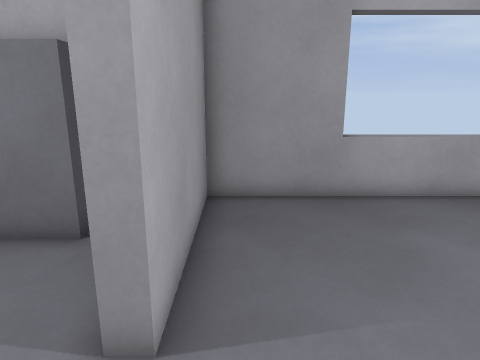
[1] (above)

20 first-person views from a walk through a level from a Godot 3-D game. The camera is 1.5 m above the floor, tilts 14° down and sees 70° across. The floor is counted in squares, 0.5 m on a side. Each view is taken from the middle of a square. On the plan, view 1 faces up. The plan holds only what a view shows up to about 20 squares ahead; the rest is blank. The place goes on beyond the plan.

[2]
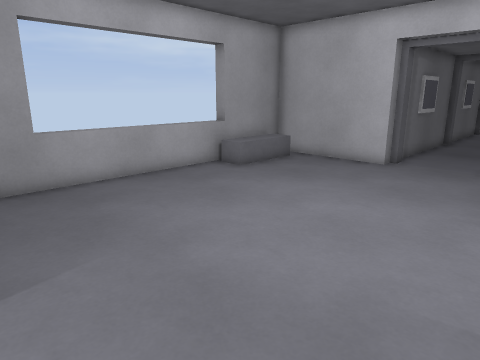

[3]
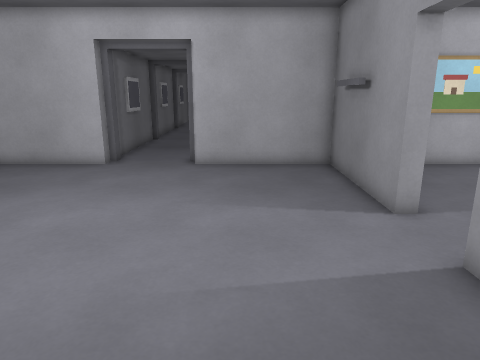

[4]
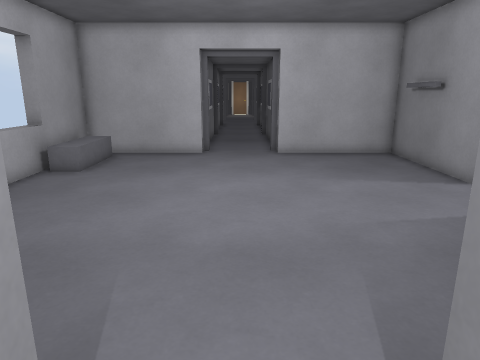

[5]
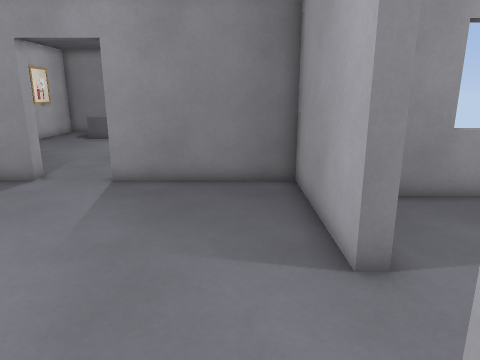

[6]
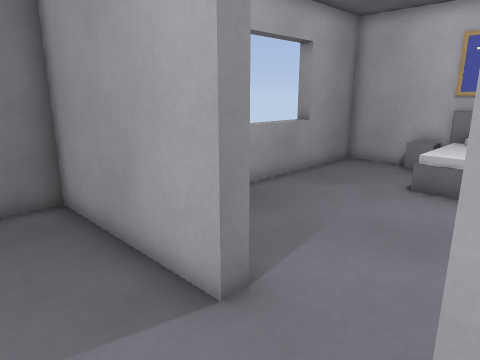

[7]
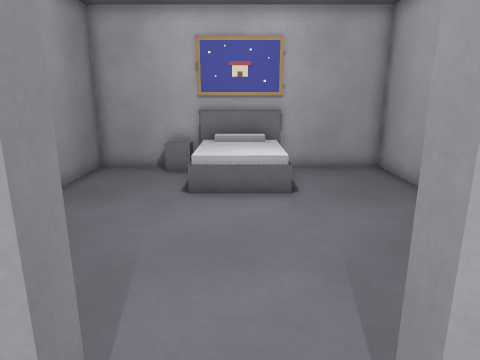

[8]
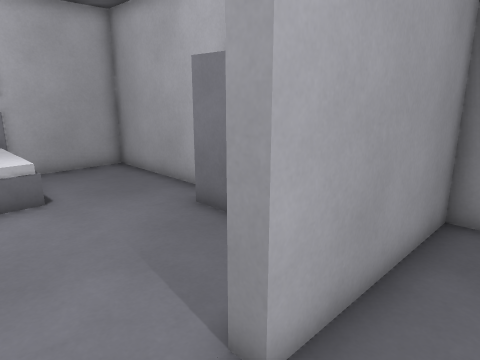

[9]
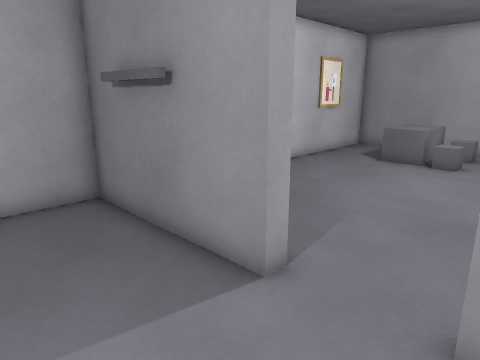

[10]
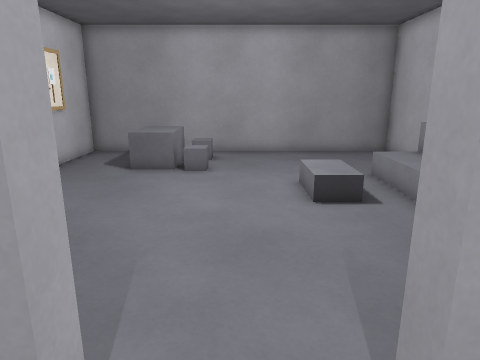

[11]
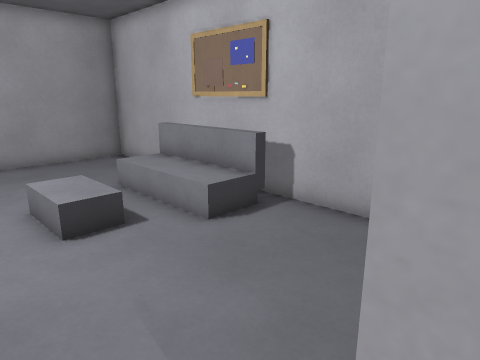

[12]
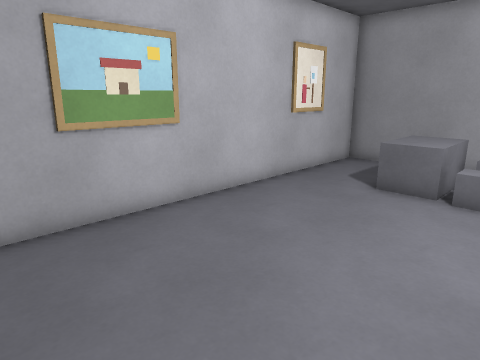

[13]
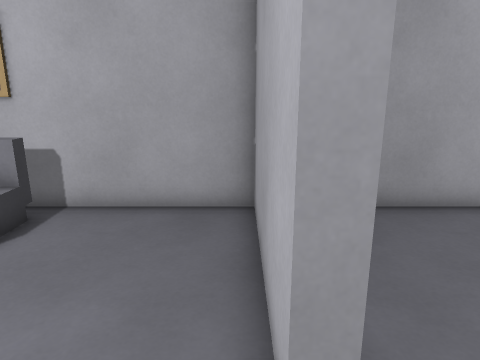

[14]
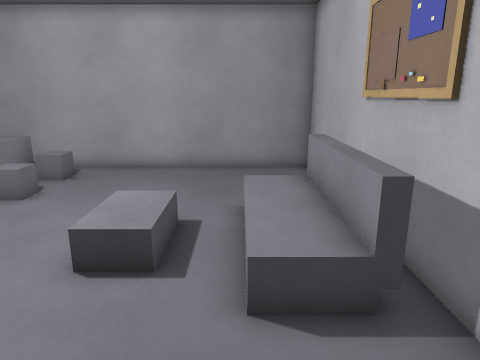

[15]
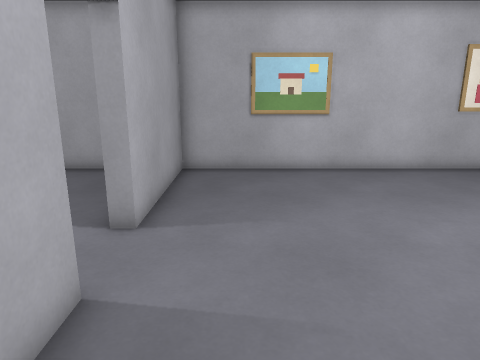

[16]
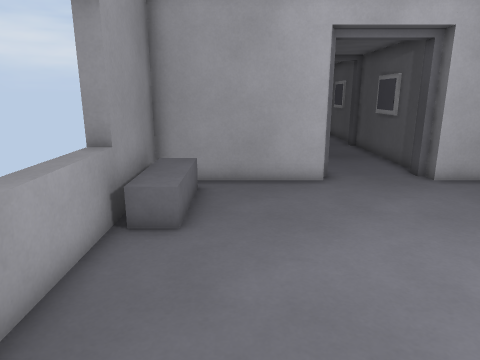

[17]
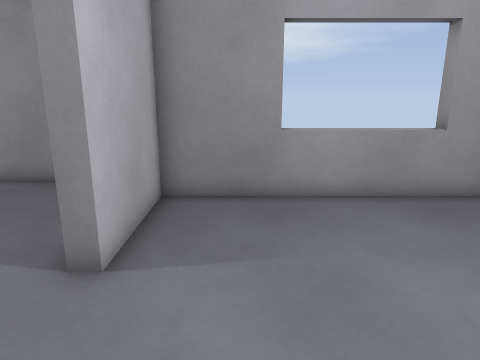

[18]
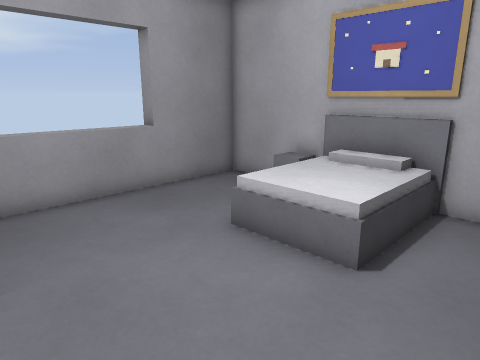

[19]
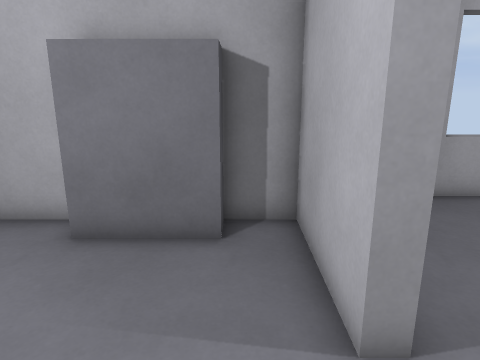

[20]
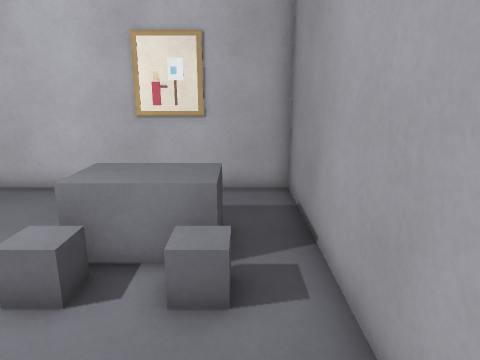

### Floor plan
Key: @ floor where view 1 was taken; # wall or solid block; . floor; / step, stairs or slope; = window, fence, low wall or low ledge; v drop or lower ground; B block; O other object.
Columns run from 14 left of view 1 to 20 right of it. Each row starts with its distance up from view 1.
 11                       ===#
 10              #####=======#####
  9              #...........OOO.#
  8 ########   ###...............#
  7 #......#######...............#
  6 #...........##...............#
  5 #...........##...............#
  4 ##vvv=......##...............######
  3 ##OOO..............................
  2 ##OOO..............................
  1 #=OOO..............................
  0 #O..........##@..............######
 -1 #...........##...............#
 -2 #...........##...............#
 -3 #...........##...............#
 -4 #####====#####...............#
 -5     ######   #...............#
 -6              #######...#######
 -7              #######...#######
 -8              #...............#
 -9              #...............#
-10              #...............#
-11              #...............#
-12              #=//............#
-13              #=O/............#
-14              #=O/.O..........#
-15              #=O/.O..........#
-16              #=O/............#
-17              #=//............#
-18              # ........OBB...#
-19              # .........BB...#
-20              # ........OBB...#
-21              #..........BB...#
-22              #...............#
-23              #################

Positions as (right, up) in squares from view 1, and headings:
1: (0, 0), facing up
2: (0, -2), facing up-right
3: (0, -2), facing right
4: (-3, 2), facing right
5: (1, 6), facing down
6: (2, 4), facing down-left
7: (1, 2), facing left
8: (1, 1), facing up-left
9: (5, -2), facing down-right
10: (7, -4), facing down
11: (7, -6), facing down-left
12: (7, -7), facing down-right
13: (8, -7), facing left
14: (2, -8), facing down
15: (1, -9), facing right
16: (3, 7), facing right
17: (-4, 6), facing down
18: (-4, 6), facing down-left
19: (-3, 0), facing up
20: (4, -21), facing right
